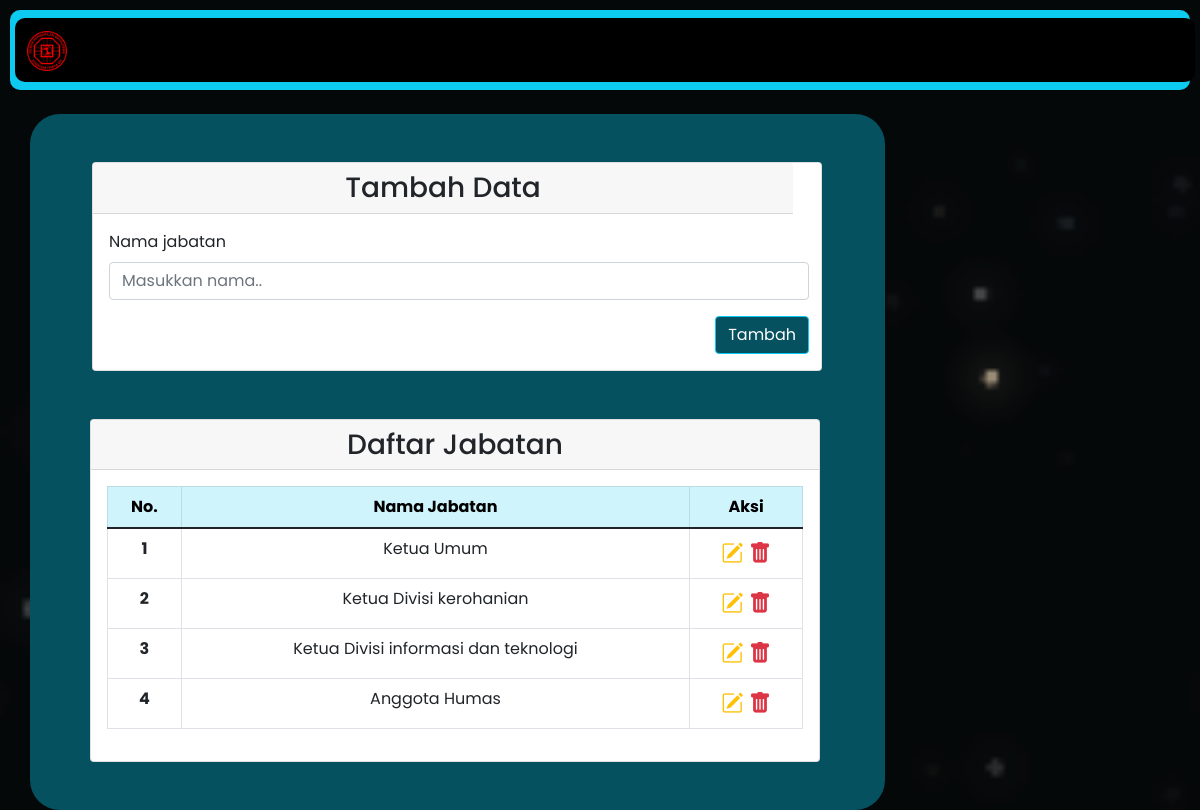
/jabatan.php, run on the app's committed database.
### tables this page shows
CREATE TABLE `jabatan` (
  `jabatan_id` int(11) NOT NULL,
  `jabatan_nama` varchar(255) NOT NULL
);

### config.php (called while the page is built)
<?php
$DB_HOST = "localhost";
$DB_USERNAME = "root";
$DB_PASSWORD = "";
$DB_NAME = "ormawa_tp2";

### classes/DB.php (called while the page is built, shortened)
<?php
class DB
{
    private $hostname;
    private $username;
    private $password;
    private $dbname;
    private $conn;
    private $result;
    function __construct($hostname, $username, $password, $dbname)
    {
        $this->hostname = $hostname;
        $this->username = $username;
        $this->password = $password;
        $this->dbname = $dbname;
    }
    function open()
    {
        $this->conn = mysqli_connect($this->hostname, $this->username, $this->password, $this->dbname);
    }
    function execute($query)
    {
        $this->result = mysqli_query($this->conn, $query);
    }
    function getResult()
    {
        return mysqli_fetch_array($this->result);
    }
}

### classes/Jabatan.php (called while the page is built, shortened)
<?php
class Jabatan extends Divisi
{
    function getJabatan()
    {
        $query = "SELECT * FROM jabatan";
        return $this->execute($query);
    }
}

### jabatan.php (the view, shortened to what this page needs)
<?php
include('config.php');
include('classes/DB.php');
include('classes/Divisi.php');
include('classes/Jabatan.php');
$jabatan = new Jabatan($DB_HOST, $DB_USERNAME, $DB_PASSWORD, $DB_NAME);
$jabatan->open();
$jabatan->getJabatan();
$header = '<tr>
<th scope="row">No.</th>
<th scope="row">Nama Jabatan</th>
<th scope="row">Aksi</th>
</tr>';
$data = null;
$no = 1;
while ($div = $jabatan->getResult()) {
    $data .= '<tr>
    <th scope="row">' . $no . '</th>
    <td>' . $div['jabatan_nama'] . '</td>
    <td style="font-size: 22px;">
        <a href="jabatan.php?id=' . $div['jabatan_id'] . '" title="Edit Data"><i class="bi bi-pencil-square text-warning"></i></a>&nbsp;<a href="jabatan.php?hapus=' . $div['jabatan_id'] . '" title="Delete Data"><i class="bi bi-trash-fill text-danger"></i></a>
        </td>
    </tr>';
    $no++;
}

### style/divisijabatan.css (style rules this page uses)
* { margin: 0; padding: 0; text-decoration: none; list-style-type: none; box-sizing: border-box; }
body { font-family: 'Poppins', sans-serif; background-image: url(assets/images/LogoDPM.png); }
#navbar { color: white; border-radius: 10px; margin-top: 10px; margin-left: 10px; margin-right: 10px; margin-bottom: 30px; }
th, td { padding: 10px 5px; }

### data on the page
jabatan: jabatan_nama "Ketua Umum"
jabatan: jabatan_nama "Ketua Divisi kerohanian"
jabatan: jabatan_nama "Ketua Divisi informasi dan teknologi"
jabatan: jabatan_nama "Anggota Humas"
